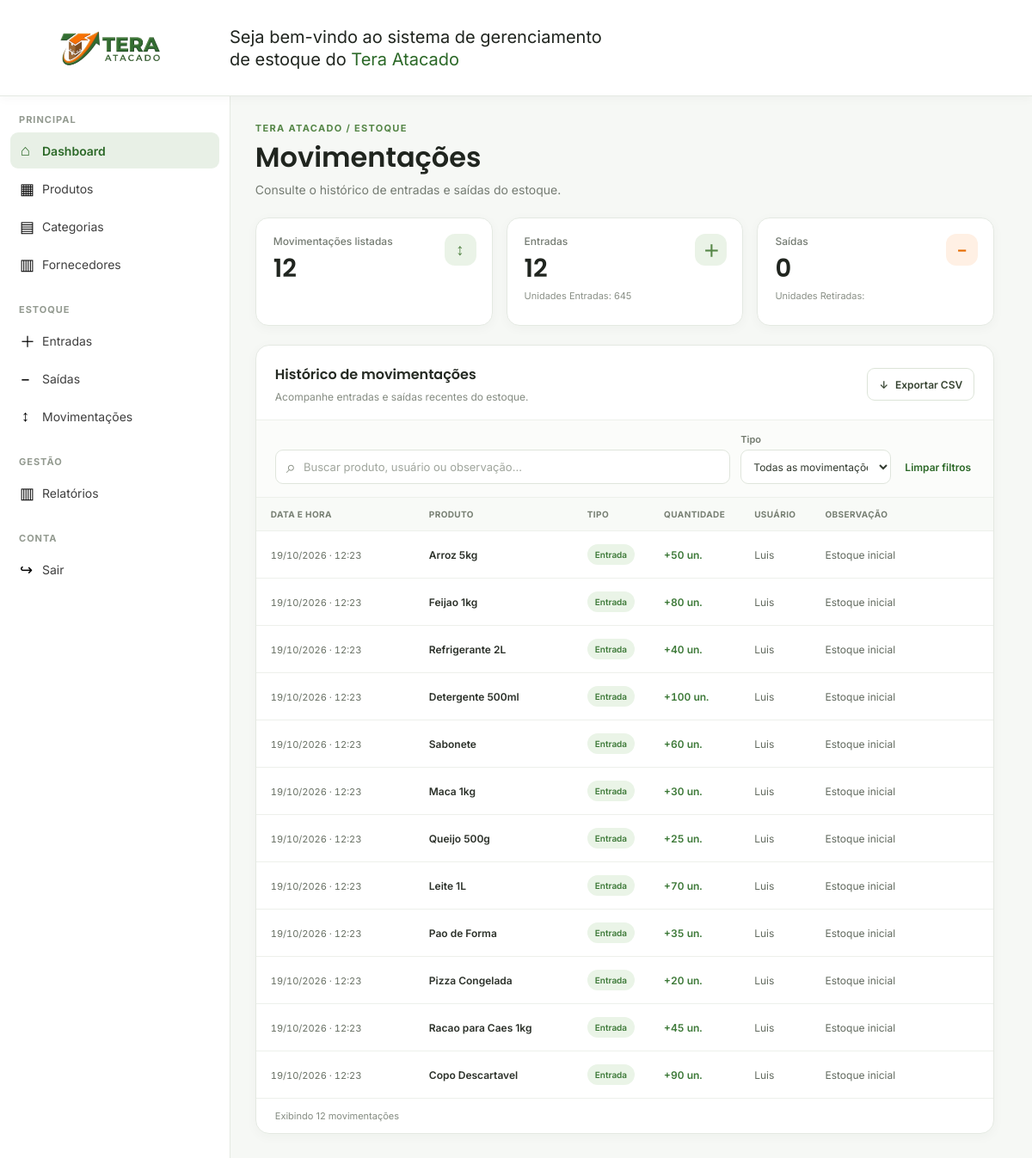
The page /Front_end/movimentacoes.php on the database its author committed.
### tables this page shows
CREATE TABLE movimentacoes (
    id_movimentacao INT NOT NULL PRIMARY KEY AUTO_INCREMENT,
    tipo_modificacao INT NOT NULL,  
    quantidade INT NOT NULL,
    id_usuario INT NOT NULL,
    data_hora_movimentacao DATETIME NOT NULL DEFAULT CURRENT_TIMESTAMP,
    observacao TEXT,
    id_localizacao_produto int not null,
    
    foreign key (id_localizacao_produto) 
		references localizacao_produto(id_localizacao_produto),

    FOREIGN KEY (id_usuario)
        REFERENCES usuarios(id_usuario),
        
	constraint quantidade_movimentacao check (quantidade > 0)
);

CREATE TABLE produtos (
    id_produto INT NOT NULL PRIMARY KEY AUTO_INCREMENT,
    nome_produto VARCHAR(100) NOT NULL,
    codigo_produto VARCHAR(13) NOT NULL unique,
    preco DECIMAL(10,2) NOT NULL,
    id_fornecedor INT NOT NULL,
    id_categoria INT NOT NULL,
    codigo_de_barras VARCHAR(128) NOT NULL UNIQUE,
	estoque_minimo int not null,
    
    FOREIGN KEY (id_fornecedor)
        REFERENCES fornecedores(id_fornecedor),

    FOREIGN KEY (id_categoria)
        REFERENCES categorias(id_categoria),
        
	CONSTRAINT preco_negativo
		CHECK (preco >= 0)
);

CREATE TABLE usuarios (
    id_usuario INT NOT NULL PRIMARY KEY AUTO_INCREMENT,
    nome_usuario VARCHAR(100) NOT NULL,
    email VARCHAR(100) NOT NULL UNIQUE,
    senha VARCHAR(255) NOT NULL,
    cpf VARCHAR(11) NOT NULL UNIQUE,
    tipo_usuario ENUM('0','1') NOT NULL  
);

### Front_end/movimentacoes.php (the view, shortened to what this page needs)
<?php
require_once __DIR__ . '/../Back_end/config/database.php';
?>
<!DOCTYPE html>
<html lang="pt-br">
<head>
    <link rel="stylesheet" href="CSS/tela_principal.css">
    <link rel="stylesheet" href="CSS/movimentacoes.css">
</head>
<body>
    <header class="header">
        <div class="logodiv">
            <img src="Img/tera_logo.png" class="logo" alt="Logo Tera Atacado">
        </div>
        <p class="texto">
            Seja bem-vindo ao sistema de gerenciamento<br>
            de estoque do <span class="destaque">Tera Atacado</span>
        </p>
    </header>
    <div class="layout">
<aside class="sidebar">
            <div class="sidebar-header">
                <nav>
                    <div class="menu-section">
                        <h3>PRINCIPAL</h3>
                        <a href="tela_principal.php" class="menu-item active" aria-current="page">
                            <span>⌂</span>
                            <span>Dashboard</span>
                        </a>
                        <a href="produtos.php" class="menu-item">
                            <span>▦</span>
                            <span>Produtos</span>
                        </a>
                        <a href="categoria.php" class="menu-item">
                            <span>▤</span>
                            <span>Categorias</span>
                        </a>
                        <a href="fornecedores.php" class="menu-item">
                            <span>▥</span>
                            <span>Fornecedores</span>
                        </a>
                    </div>
                    <div class="menu-section">
                        <h3>ESTOQUE</h3>
                        <a href="entrada.php" class="menu-item">
                            <span>＋</span>
                            <span>Entradas</span>
                        </a>
                        <a href="saida.php" class="menu-item">
                            <span>−</span>
                            <span>Saídas</span>
                        </a>
                        <a href="movimentacoes.php" class="menu-item">
                            <span>↕</span>
                            <span>Movimentações</span>
                        </a>
                    </div>
                    <div class="menu-section">
                        <h3>GESTÃO</h3>
                        <a href="relatorio.php" class="menu-item">
                            <span>▥</span>
                            <span>Relatórios</span>
                        </a>
                    </div>
                    <div class="menu-section">
                        <h3>CONTA</h3>
                        <a href="#confirmar-saida" class="menu-item" aria-haspopup="dialog">
                            <span>↪</span>
                            <span>Sair</span>
                        </a>
                    </div>
                </nav>
            </div>
        </aside>
        <main class="page-main">
            <div class="page-heading">
                <div>
                    <p class="page-eyebrow">TERA ATACADO / ESTOQUE</p>
                    <h1>Movimentações</h1>
                    <p class="page-subtitle">Consulte o histórico de entradas e saídas do estoque.</p>
                </div>
            </div>
            <section class="metric-grid metric-grid--four" aria-label="Resumo das movimentações">
                <article class="metric-card">
                    <span class="metric-card__label">Movimentações listadas</span>
                    <strong class="metric-card__value" id="metric-mov-total">
                        <?php
                            $sql ="Select * from movimentacoes";
                            $stmt = mysqli_prepare($con, $sql);
                            mysqli_stmt_execute($stmt);
                            $resultado_movimentacoes = mysqli_stmt_get_result($stmt);
                            $num_linhas = mysqli_num_rows($resultado_movimentacoes);
                            echo $num_linhas;
                        ?>
                    </strong>
                    <span class="metric-card__icon metric-card__icon--green" aria-hidden="true">↕</span>
                </article>
                <article class="metric-card">
                    <span class="metric-card__label">Entradas</span>
                    <strong class="metric-card__value" id="metric-mov-entries">
                        <?php
                            $sql ="Select * from movimentacoes where tipo_modificacao = 1";
                            $stmt = mysqli_prepare($con, $sql);
                            mysqli_stmt_execute($stmt);
                            $resultado_movimentacoes = mysqli_stmt_get_result($stmt);
                            $num_linhas = mysqli_num_rows($resultado_movimentacoes);
                            echo $num_linhas;
                        ?>
                    </strong>
                    <span class="metric-card__foot">
                        <?php
                            $sql ="Select SUM(quantidade) as Total from movimentacoes where tipo_modificacao = 1";
                            $stmt = mysqli_prepare($con, $sql);
                            mysqli_stmt_execute($stmt);
                            $resultado_movimentacoes = mysqli_stmt_get_result($stmt);
                            $linha = mysqli_fetch_assoc($resultado_movimentacoes);
                            $resultado = $linha["Total"];
                            echo "Unidades Entradas: ".$resultado;
                        ?>
                    </span>
                    <span class="metric-card__icon metric-card__icon--green" aria-hidden="true">＋</span>
                </article>
                <article class="metric-card">
                    <span class="metric-card__label">Saídas</span>
                    <strong class="metric-card__value" id="metric-mov-exits">
                        <?php
                            $sql ="Select * from movimentacoes where tipo_modificacao = 0";
                            $stmt = mysqli_prepare($con, $sql);
                            mysqli_stmt_execute($stmt);
                            $resultado_movimentacoes = mysqli_stmt_get_result($stmt);
                            $num_linhas = mysqli_num_rows($resultado_movimentacoes);
                            echo $num_linhas;
                        ?>
                    </strong>
                    <span class="metric-card__foot">
                         <?php
                            $sql ="Select SUM(quantidade) as Total from movimentacoes where tipo_modificacao = 0";
                            $stmt = mysqli_prepare($con, $sql);
                            mysqli_stmt_execute($stmt);
                            $resultado_movimentacoes = mysqli_stmt_get_result($stmt);
                            $linha = mysqli_fetch_assoc($resultado_movimentacoes);
                            $resultado = $linha["Total"];
                            echo "Unidades Retiradas: ".$resultado;
                        ?>
                    </span>
                    <span class="metric-card__icon metric-card__icon--orange" aria-hidden="true">−</span>
                </article>
            </section>
            <section class="data-panel" aria-labelledby="movement-list-title">
                <div class="data-panel__heading">
                    <div>
                        <h2 id="movement-list-title">Histórico de movimentações</h2>
                        <p>Acompanhe entradas e saídas recentes do estoque.</p>
                    </div>
                    <button class="button-secondary" id="export-movements" type="button">
                        <span aria-hidden="true">↓</span> Exportar CSV
                    </button>
                </div>
                <div class="filters-row">
                    <label class="search-field" for="movement-search">
                        <span aria-hidden="true">⌕</span>
                        <input type="search" id="movement-search" placeholder="Buscar produto, usuário ou observação..." autocomplete="off">
                    </label>
                    <label class="filter-field" for="movement-type-filter">
                        <span>Tipo</span>
                        <select id="movement-type-filter">
                            <option value="">Todas as movimentações</option>
                        </select>
                    </label>
                    <button class="text-button" id="clear-movement-filters" type="button">Limpar filtros</button>
                </div>
                <div class="table-wrap">
                    <table class="data-table movement-table" id="movements-table">
                        <thead>
                            <tr>
                                <th scope="col">Data e hora</th>
                                <th scope="col">Produto</th>
                                <th scope="col">Tipo</th>
                                <th scope="col">Quantidade</th>
                                <th scope="col">Usuário</th>
                                <th scope="col">Observação</th>
                            </tr>
                        </thead>
                        <tbody>
                            <?php
                            $sql = "SELECT
                                        m.data_hora_movimentacao,
                                        p.nome_produto,
                                        m.tipo_modificacao,
                                        m.quantidade,
                                        u.nome_usuario,
                                        m.observacao
                                    FROM movimentacoes m
                                    INNER JOIN localizacao_produto lp
                                        ON m.id_localizacao_produto = lp.id_localizacao_produto
                                    INNER JOIN produtos p
                                        ON lp.id_produto = p.id_produto
                                    INNER JOIN usuarios u
                                        ON m.id_usuario = u.id_usuario
                                    ORDER BY m.data_hora_movimentacao DESC";                             $stmt = mysqli_prepare($con, $sql);
                             mysqli_stmt_execute($stmt);
                             $resultado = mysqli_stmt_get_result($stmt);
                          ?>
                            <?php while($linha = mysqli_fetch_assoc($resultado)): ?>
                            <?php
                                $Verificando_Entrada = (int) $linha['tipo_modificacao'] === 1;
                                $dataBanco = new DateTimeImmutable(
                                $linha['data_hora_movimentacao'],
                                new DateTimeZone('UTC')
                            );
                            $dataLocal = $dataBanco->setTimezone(
                                new DateTimeZone('America/Sao_Paulo')
                            );
                            $dataFormatada = $dataLocal->format('d/m/Y')
                                . ' · '
                                . $dataLocal->format('H:i');
                            $dataIso = $dataLocal->format('Y-m-d\TH:i:sP');
                                ?>
                                <tr data-type="<?php echo $Verificando_Entrada ? 'entrada' : 'saida' ?>">
                                    <td>
                                        <time datetime="<?php echo htmlspecialchars($dataIso, ENT_QUOTES, 'UTF-8') ?>">
                                            <?php echo htmlspecialchars($dataFormatada, ENT_QUOTES, 'UTF-8') ?>
                                        </time>
                                    </td>
                                    <td>
                                        <strong>
                                            <?php echo htmlspecialchars($linha['nome_produto'], ENT_QUOTES, 'UTF-8') ?>
                                        </strong>
                                    </td>
                                    <td>
                                        <span class="status-pill <?php echo $Verificando_Entrada ? 'status-pill--ok' : 'status-pill--low' ?>">
                                            <?php echo $Verificando_Entrada ? 'Entrada' : 'Saída' ?>
                                        </span>
                                    </td>
                                    <td class="numeric-cell <?php echo $Verificando_Entrada ? 'quantity-entry' : 'quantity-exit' ?>">
                                        <?php echo $Verificando_Entrada ? '+' : '−' ?><?php echo (int) $linha['quantidade'] ?> un.
                                    </td>
                                    <td>
                                        <?php echo htmlspecialchars($linha['nome_usuario'], ENT_QUOTES, 'UTF-8') ?>
                                    </td>
                                    <td>
                                        <?php echo htmlspecialchars($linha['observacao'] ?? '—', ENT_QUOTES, 'UTF-8') ?>
                                    </td>
                                </tr>
                            <?php endwhile; ?>
                        </tbody>
                    </table>
                </div>
                <div class="table-footer"><span id="movements-visible-count">Exibindo 8 movimentações</span></div>
            </section>
        </main>
    </div>
</body>
</html>

### rows shown on the page
movimentacoes: data_hora_movimentacao "19/10/2026 · 12:23", produtos.nome_produto "Arroz 5kg", tipo_modificacao "Entrada", quantidade "50", id_usuario.nome_usuario "Luis", observacao "Estoque inicial"
movimentacoes: data_hora_movimentacao "19/10/2026 · 12:23", produtos.nome_produto "Feijao 1kg", tipo_modificacao "Entrada", quantidade "80", id_usuario.nome_usuario "Luis", observacao "Estoque inicial"
movimentacoes: data_hora_movimentacao "19/10/2026 · 12:23", produtos.nome_produto "Refrigerante 2L", tipo_modificacao "Entrada", quantidade "40", id_usuario.nome_usuario "Luis", observacao "Estoque inicial"
movimentacoes: data_hora_movimentacao "19/10/2026 · 12:23", produtos.nome_produto "Detergente 500ml", tipo_modificacao "Entrada", quantidade "100", id_usuario.nome_usuario "Luis", observacao "Estoque inicial"
movimentacoes: data_hora_movimentacao "19/10/2026 · 12:23", produtos.nome_produto "Sabonete", tipo_modificacao "Entrada", quantidade "60", id_usuario.nome_usuario "Luis", observacao "Estoque inicial"
movimentacoes: data_hora_movimentacao "19/10/2026 · 12:23", produtos.nome_produto "Maca 1kg", tipo_modificacao "Entrada", quantidade "30", id_usuario.nome_usuario "Luis", observacao "Estoque inicial"
movimentacoes: data_hora_movimentacao "19/10/2026 · 12:23", produtos.nome_produto "Queijo 500g", tipo_modificacao "Entrada", quantidade "25", id_usuario.nome_usuario "Luis", observacao "Estoque inicial"
movimentacoes: data_hora_movimentacao "19/10/2026 · 12:23", produtos.nome_produto "Leite 1L", tipo_modificacao "Entrada", quantidade "70", id_usuario.nome_usuario "Luis", observacao "Estoque inicial"
movimentacoes: data_hora_movimentacao "19/10/2026 · 12:23", produtos.nome_produto "Pao de Forma", tipo_modificacao "Entrada", quantidade "35", id_usuario.nome_usuario "Luis", observacao "Estoque inicial"
movimentacoes: data_hora_movimentacao "19/10/2026 · 12:23", produtos.nome_produto "Pizza Congelada", tipo_modificacao "Entrada", quantidade "20", id_usuario.nome_usuario "Luis", observacao "Estoque inicial"
movimentacoes: data_hora_movimentacao "19/10/2026 · 12:23", produtos.nome_produto "Racao para Caes 1kg", tipo_modificacao "Entrada", quantidade "45", id_usuario.nome_usuario "Luis", observacao "Estoque inicial"
movimentacoes: data_hora_movimentacao "19/10/2026 · 12:23", produtos.nome_produto "Copo Descartavel", tipo_modificacao "Entrada", quantidade "90", id_usuario.nome_usuario "Luis", observacao "Estoque inicial"

### other values the page prints
$num_linhas "12"
$resultado "645"
$num_linhas "0"
